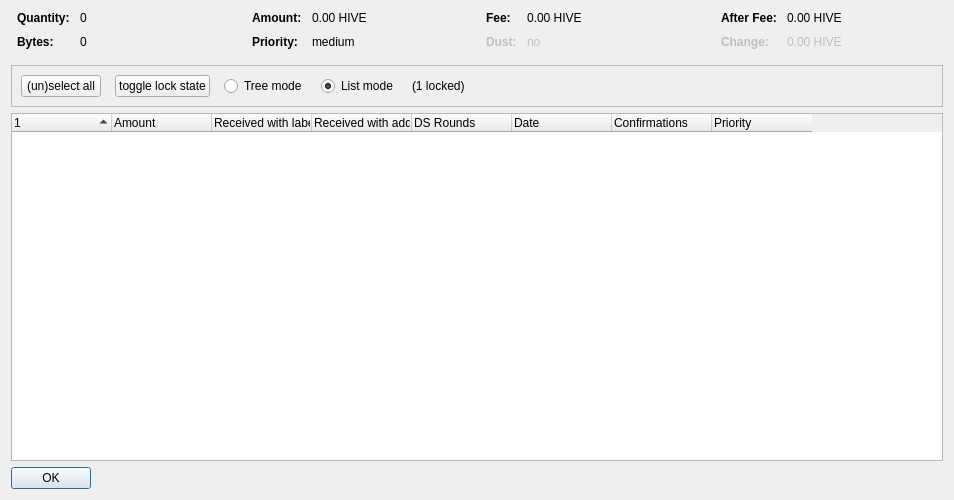
<?xml version="1.0" encoding="UTF-8"?>
<ui version="4.0">
 <class>CoinControlDialog</class>
 <widget class="QDialog" name="CoinControlDialog">
  <property name="geometry">
   <rect>
    <x>0</x>
    <y>0</y>
    <width>954</width>
    <height>500</height>
   </rect>
  </property>
  <property name="windowTitle">
   <string>Coin Selection</string>
  </property>
  <layout class="QVBoxLayout" name="verticalLayout">
   <item>
    <layout class="QHBoxLayout" name="horizontalLayoutTop" stretch="0,0,0,0">
     <property name="topMargin">
      <number>0</number>
     </property>
     <property name="bottomMargin">
      <number>10</number>
     </property>
     <item>
      <layout class="QFormLayout" name="formLayoutCoinControl1">
       <property name="horizontalSpacing">
        <number>10</number>
       </property>
       <property name="verticalSpacing">
        <number>10</number>
       </property>
       <property name="leftMargin">
        <number>6</number>
       </property>
       <property name="rightMargin">
        <number>6</number>
       </property>
       <item row="0" column="0">
        <widget class="QLabel" name="labelCoinControlQuantityText">
         <property name="font">
          <font>
           <weight>75</weight>
           <bold>true</bold>
          </font>
         </property>
         <property name="text">
          <string>Quantity:</string>
         </property>
        </widget>
       </item>
       <item row="0" column="1">
        <widget class="QLabel" name="labelCoinControlQuantity">
         <property name="cursor">
          <cursorShape>IBeamCursor</cursorShape>
         </property>
         <property name="contextMenuPolicy">
          <enum>Qt::ActionsContextMenu</enum>
         </property>
         <property name="text">
          <string notr="true">0</string>
         </property>
         <property name="textInteractionFlags">
          <set>Qt::LinksAccessibleByMouse|Qt::TextSelectableByKeyboard|Qt::TextSelectableByMouse</set>
         </property>
        </widget>
       </item>
       <item row="1" column="0">
        <widget class="QLabel" name="labelCoinControlBytesText">
         <property name="font">
          <font>
           <weight>75</weight>
           <bold>true</bold>
          </font>
         </property>
         <property name="text">
          <string>Bytes:</string>
         </property>
        </widget>
       </item>
       <item row="1" column="1">
        <widget class="QLabel" name="labelCoinControlBytes">
         <property name="cursor">
          <cursorShape>IBeamCursor</cursorShape>
         </property>
         <property name="contextMenuPolicy">
          <enum>Qt::ActionsContextMenu</enum>
         </property>
         <property name="text">
          <string notr="true">0</string>
         </property>
         <property name="textInteractionFlags">
          <set>Qt::LinksAccessibleByMouse|Qt::TextSelectableByKeyboard|Qt::TextSelectableByMouse</set>
         </property>
        </widget>
       </item>
      </layout>
     </item>
     <item>
      <layout class="QFormLayout" name="formLayoutCoinControl2">
       <property name="horizontalSpacing">
        <number>10</number>
       </property>
       <property name="verticalSpacing">
        <number>10</number>
       </property>
       <property name="leftMargin">
        <number>6</number>
       </property>
       <property name="rightMargin">
        <number>6</number>
       </property>
       <item row="0" column="0">
        <widget class="QLabel" name="labelCoinControlAmountText">
         <property name="font">
          <font>
           <weight>75</weight>
           <bold>true</bold>
          </font>
         </property>
         <property name="text">
          <string>Amount:</string>
         </property>
        </widget>
       </item>
       <item row="0" column="1">
        <widget class="QLabel" name="labelCoinControlAmount">
         <property name="cursor">
          <cursorShape>IBeamCursor</cursorShape>
         </property>
         <property name="contextMenuPolicy">
          <enum>Qt::ActionsContextMenu</enum>
         </property>
         <property name="text">
          <string notr="true">0.00 HIVE</string>
         </property>
         <property name="textInteractionFlags">
          <set>Qt::LinksAccessibleByMouse|Qt::TextSelectableByKeyboard|Qt::TextSelectableByMouse</set>
         </property>
        </widget>
       </item>
       <item row="1" column="0">
        <widget class="QLabel" name="labelCoinControlPriorityText">
         <property name="font">
          <font>
           <weight>75</weight>
           <bold>true</bold>
          </font>
         </property>
         <property name="text">
          <string>Priority:</string>
         </property>
        </widget>
       </item>
       <item row="1" column="1">
        <widget class="QLabel" name="labelCoinControlPriority">
         <property name="cursor">
          <cursorShape>IBeamCursor</cursorShape>
         </property>
         <property name="contextMenuPolicy">
          <enum>Qt::ActionsContextMenu</enum>
         </property>
         <property name="text">
          <string>medium</string>
         </property>
         <property name="textInteractionFlags">
          <set>Qt::LinksAccessibleByMouse|Qt::TextSelectableByKeyboard|Qt::TextSelectableByMouse</set>
         </property>
        </widget>
       </item>
      </layout>
     </item>
     <item>
      <layout class="QFormLayout" name="formLayoutCoinControl3">
       <property name="horizontalSpacing">
        <number>10</number>
       </property>
       <property name="verticalSpacing">
        <number>10</number>
       </property>
       <property name="leftMargin">
        <number>6</number>
       </property>
       <property name="rightMargin">
        <number>6</number>
       </property>
       <item row="0" column="0">
        <widget class="QLabel" name="labelCoinControlFeeText">
         <property name="font">
          <font>
           <weight>75</weight>
           <bold>true</bold>
          </font>
         </property>
         <property name="text">
          <string>Fee:</string>
         </property>
        </widget>
       </item>
       <item row="0" column="1">
        <widget class="QLabel" name="labelCoinControlFee">
         <property name="cursor">
          <cursorShape>IBeamCursor</cursorShape>
         </property>
         <property name="contextMenuPolicy">
          <enum>Qt::ActionsContextMenu</enum>
         </property>
         <property name="text">
          <string notr="true">0.00 HIVE</string>
         </property>
         <property name="textInteractionFlags">
          <set>Qt::LinksAccessibleByMouse|Qt::TextSelectableByKeyboard|Qt::TextSelectableByMouse</set>
         </property>
        </widget>
       </item>
       <item row="1" column="0">
        <widget class="QLabel" name="labelCoinControlLowOutputText">
         <property name="enabled">
          <bool>false</bool>
         </property>
         <property name="font">
          <font>
           <weight>75</weight>
           <bold>true</bold>
          </font>
         </property>
         <property name="text">
          <string>Dust:</string>
         </property>
        </widget>
       </item>
       <item row="1" column="1">
        <widget class="QLabel" name="labelCoinControlLowOutput">
         <property name="enabled">
          <bool>false</bool>
         </property>
         <property name="cursor">
          <cursorShape>IBeamCursor</cursorShape>
         </property>
         <property name="contextMenuPolicy">
          <enum>Qt::ActionsContextMenu</enum>
         </property>
         <property name="text">
          <string>no</string>
         </property>
         <property name="textInteractionFlags">
          <set>Qt::LinksAccessibleByMouse|Qt::TextSelectableByKeyboard|Qt::TextSelectableByMouse</set>
         </property>
        </widget>
       </item>
      </layout>
     </item>
     <item>
      <layout class="QFormLayout" name="formLayoutCoinControl4">
       <property name="horizontalSpacing">
        <number>10</number>
       </property>
       <property name="verticalSpacing">
        <number>10</number>
       </property>
       <property name="leftMargin">
        <number>6</number>
       </property>
       <property name="rightMargin">
        <number>6</number>
       </property>
       <item row="0" column="0">
        <widget class="QLabel" name="labelCoinControlAfterFeeText">
         <property name="font">
          <font>
           <weight>75</weight>
           <bold>true</bold>
          </font>
         </property>
         <property name="text">
          <string>After Fee:</string>
         </property>
        </widget>
       </item>
       <item row="0" column="1">
        <widget class="QLabel" name="labelCoinControlAfterFee">
         <property name="cursor">
          <cursorShape>IBeamCursor</cursorShape>
         </property>
         <property name="contextMenuPolicy">
          <enum>Qt::ActionsContextMenu</enum>
         </property>
         <property name="text">
          <string notr="true">0.00 HIVE</string>
         </property>
         <property name="textInteractionFlags">
          <set>Qt::LinksAccessibleByMouse|Qt::TextSelectableByKeyboard|Qt::TextSelectableByMouse</set>
         </property>
        </widget>
       </item>
       <item row="1" column="0">
        <widget class="QLabel" name="labelCoinControlChangeText">
         <property name="enabled">
          <bool>false</bool>
         </property>
         <property name="font">
          <font>
           <weight>75</weight>
           <bold>true</bold>
          </font>
         </property>
         <property name="text">
          <string>Change:</string>
         </property>
        </widget>
       </item>
       <item row="1" column="1">
        <widget class="QLabel" name="labelCoinControlChange">
         <property name="enabled">
          <bool>false</bool>
         </property>
         <property name="cursor">
          <cursorShape>IBeamCursor</cursorShape>
         </property>
         <property name="contextMenuPolicy">
          <enum>Qt::ActionsContextMenu</enum>
         </property>
         <property name="text">
          <string notr="true">0.00 HIVE</string>
         </property>
         <property name="textInteractionFlags">
          <set>Qt::LinksAccessibleByMouse|Qt::TextSelectableByKeyboard|Qt::TextSelectableByMouse</set>
         </property>
        </widget>
       </item>
      </layout>
     </item>
    </layout>
   </item>
   <item>
    <widget class="QFrame" name="frame">
     <property name="minimumSize">
      <size>
       <width>0</width>
       <height>40</height>
      </size>
     </property>
     <property name="frameShape">
      <enum>QFrame::StyledPanel</enum>
     </property>
     <property name="frameShadow">
      <enum>QFrame::Sunken</enum>
     </property>
     <layout class="QHBoxLayout" name="horizontalLayout">
      <item>
       <layout class="QHBoxLayout" name="horizontalLayoutPanel" stretch="0,0,0,0,0,0">
        <property name="spacing">
         <number>14</number>
        </property>
        <item>
         <widget class="QPushButton" name="pushButtonSelectAll">
          <property name="sizePolicy">
           <sizepolicy hsizetype="Maximum" vsizetype="Fixed">
            <horstretch>0</horstretch>
            <verstretch>0</verstretch>
           </sizepolicy>
          </property>
          <property name="text">
           <string>(un)select all</string>
          </property>
          <property name="autoDefault">
           <bool>false</bool>
          </property>
         </widget>
        </item>
        <item>
         <widget class="QPushButton" name="pushButtonToggleLock">
          <property name="sizePolicy">
           <sizepolicy hsizetype="Maximum" vsizetype="Fixed">
            <horstretch>0</horstretch>
            <verstretch>0</verstretch>
           </sizepolicy>
          </property>
          <property name="text">
           <string>toggle lock state</string>
          </property>
          <property name="autoDefault">
           <bool>false</bool>
          </property>
         </widget>
        </item>
        <item>
         <widget class="QRadioButton" name="radioTreeMode">
          <property name="sizePolicy">
           <sizepolicy hsizetype="Maximum" vsizetype="Fixed">
            <horstretch>0</horstretch>
            <verstretch>0</verstretch>
           </sizepolicy>
          </property>
          <property name="text">
           <string>Tree mode</string>
          </property>
         </widget>
        </item>
        <item>
         <widget class="QRadioButton" name="radioListMode">
          <property name="sizePolicy">
           <sizepolicy hsizetype="Maximum" vsizetype="Fixed">
            <horstretch>0</horstretch>
            <verstretch>0</verstretch>
           </sizepolicy>
          </property>
          <property name="text">
           <string>List mode</string>
          </property>
          <property name="checked">
           <bool>true</bool>
          </property>
         </widget>
        </item>
        <item>
         <widget class="QLabel" name="labelLocked">
          <property name="text">
           <string>(1 locked)</string>
          </property>
         </widget>
        </item>
        <item>
         <spacer name="horizontalSpacer">
          <property name="orientation">
           <enum>Qt::Horizontal</enum>
          </property>
          <property name="sizeHint" stdset="0">
           <size>
            <width>40</width>
            <height>20</height>
           </size>
          </property>
         </spacer>
        </item>
       </layout>
      </item>
     </layout>
    </widget>
   </item>
   <item>
    <widget class="CoinControlTreeWidget" name="treeWidget">
     <property name="contextMenuPolicy">
      <enum>Qt::CustomContextMenu</enum>
     </property>
     <property name="sortingEnabled">
      <bool>false</bool>
     </property>
     <property name="columnCount">
      <number>8</number>
     </property>
     <attribute name="headerShowSortIndicator" stdset="0">
      <bool>true</bool>
     </attribute>
     <attribute name="headerStretchLastSection">
      <bool>false</bool>
     </attribute>
     <column>
      <property name="text">
       <string/>
      </property>
     </column>
     <column>
      <property name="text">
       <string>Amount</string>
      </property>
     </column>
     <column>
      <property name="text">
       <string>Received with label</string>
      </property>
     </column>
     <column>
      <property name="text">
       <string>Received with address</string>
      </property>
     </column>
     <column>
      <property name="text">
       <string>DS Rounds</string>
      </property>
     </column>
     <column>
      <property name="text">
       <string>Date</string>
      </property>
     </column>
     <column>
      <property name="text">
       <string>Confirmations</string>
      </property>
      <property name="toolTip">
       <string>Confirmed</string>
      </property>
     </column>
     <column>
      <property name="text">
       <string>Priority</string>
      </property>
     </column>
    </widget>
   </item>
   <item>
    <widget class="QDialogButtonBox" name="buttonBox">
     <property name="sizePolicy">
      <sizepolicy hsizetype="Maximum" vsizetype="Fixed">
       <horstretch>0</horstretch>
       <verstretch>0</verstretch>
      </sizepolicy>
     </property>
     <property name="orientation">
      <enum>Qt::Horizontal</enum>
     </property>
     <property name="standardButtons">
      <set>QDialogButtonBox::Ok</set>
     </property>
    </widget>
   </item>
  </layout>
 </widget>
 <customwidgets>
  <customwidget>
   <class>CoinControlTreeWidget</class>
   <extends>QTreeWidget</extends>
   <header>coincontroltreewidget.h</header>
  </customwidget>
 </customwidgets>
 <resources/>
 <connections/>
</ui>
